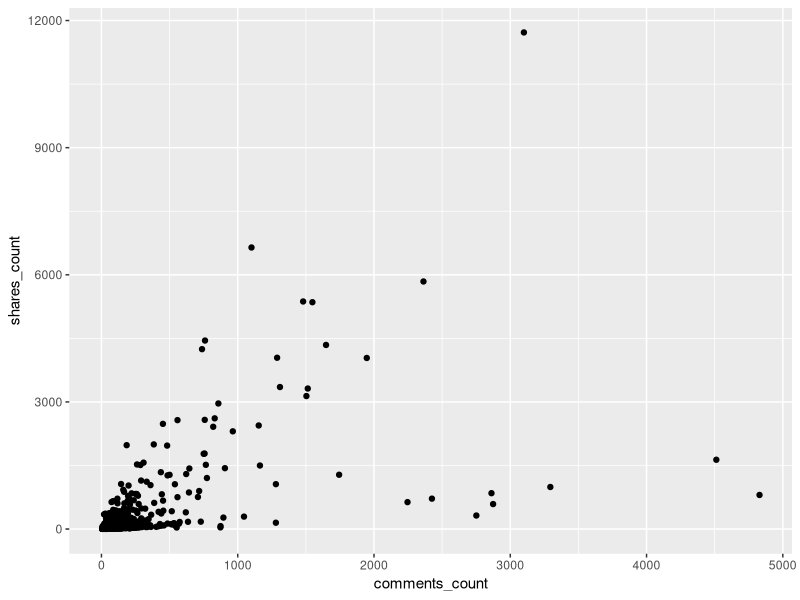
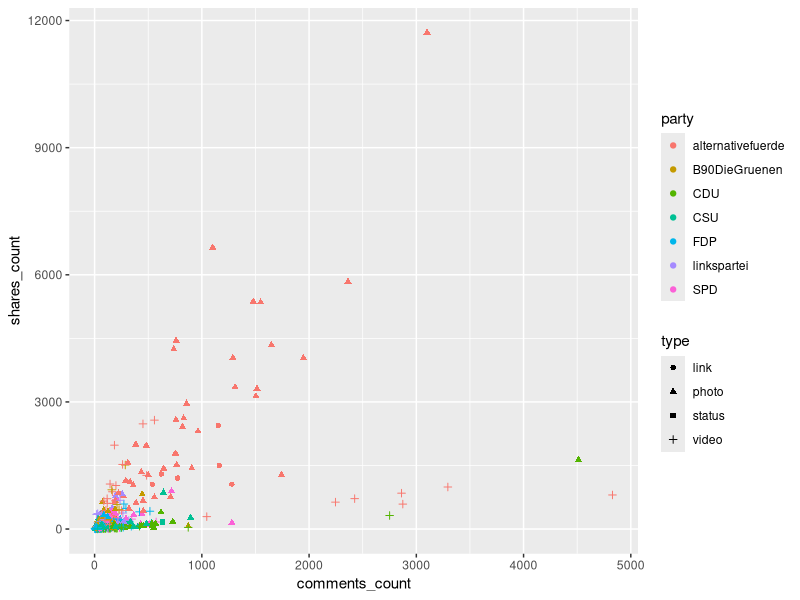
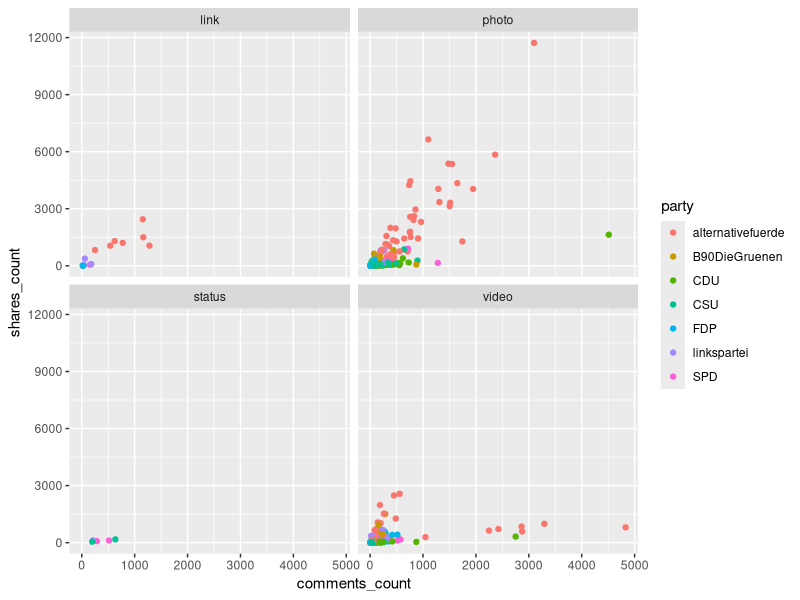
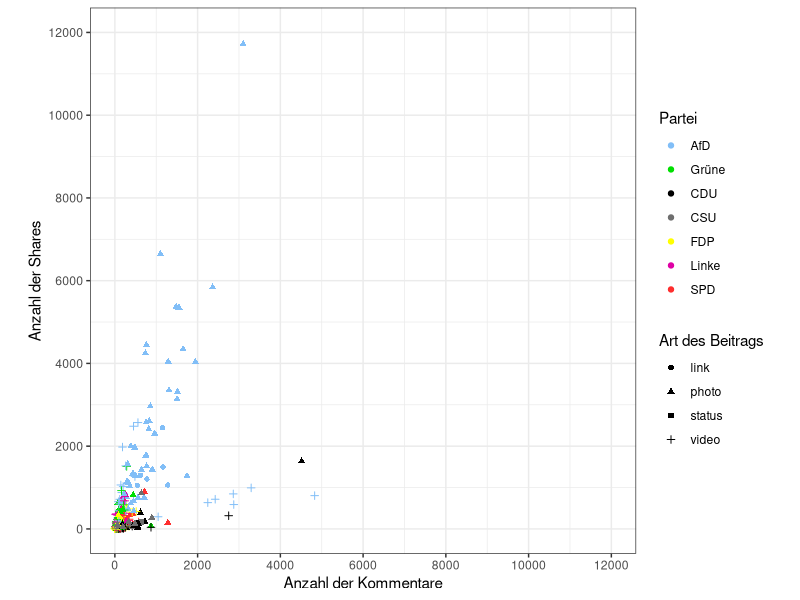

Generate these figures, in order, with R:
## ---- chunk 1
library(tidyverse)
## ---- chunk 2
myself <- list(
  name = "Julian", # Texte als character
  year = 1988L, # Jahr als numeric - oder noch präziser als Integer
  from_bavaria = FALSE # Binäre Entscheidung als logical
)
## ---- chunk 3
values <- c(1.2, 1.3, 0.8, 0.7, 0.7, 1.5, 1.1, 1.0, 1.1, 1.2, 1.1)
average <- mean(values)
above_average <- values > average
sum(above_average) / length(values)
## ---- chunk 4
str(mtcars)
## ---- chunk 5
mean(mtcars$cyl)
## ---- chunk 6
cars_short <- mtcars[, c("mpg", "hp")]
cars_short <- mtcars[c("mpg", "hp")] # Steht nur eine Angabe in den eckigen Klammern, interpretiert R dies als Spaltenangabe
cars_short <- data.frame(mtcars$mpg, mtcars$hp)
## ---- chunk 7
seq(from = 0, to = 100, by = 5)
## ---- chunk 8
seq(0, 100, 5)
## ---- chunk 9
fahrenheit_to_celsius <- function(fahrenheit) {
  celsius <- (fahrenheit - 32) * 5/9
  return(celsius)
}

# Unsere neue Funktion kann sogar mehrere Temperaturwerte auf einmal umrechnen
fahrenheit_to_celsius(c(0, 50, 80, 100))
## ---- chunk 10
descriptives <- function(x, na.rm = FALSE, digits = 2) { # Zusätzliches Argument digits mit Default-Wert 2
  
  # Vektor mit Variablenbeschreibung erstellen
  descriptives_vector <- c(
    n = length(x),
    Missing = sum(is.na(x)), # Hier zählen wir die fehlenden Werte
    M = mean(x, na.rm = na.rm),
    SD = sd(x, na.rm = na.rm),
    Minimum = min(x, na.rm = na.rm), 
    Maximum = max(x, na.rm = na.rm),
    Median = median(x, na.rm = na.rm)
  )
  
  # Vektor runden
  descriptives_vector <- round(descriptives_vector, digits = digits)
  
  return(descriptives_vector)
}
## ---- chunk 11
descriptives(iris$Sepal.Length)
descriptives(mtcars$cyl, digits = 1)
## ---- chunk 12
numeric_summary <- function(data) {
  
  # Alle Variablennamen in Vektor speichern
  variables <- names(data)
  
  # Leere Liste für Ausgabe vorbereiten
  summary_list <- list()
  
  # Über alle Variablen iterieren
  for (variable in variables) { # Wir loopen über variables
    variable_vector <- data[[variable]] # Und arbeiten nun immer mit dem Iterator-Objekt variable
    
    if (is.numeric(variable_vector)) { # Prüfen ob die Variable numerisch ist
      
      # Mittelwert und Standardabweichung dieser Variablen der summary_list hinzufügen
      summary_list[[variable]] <- c(
        M = mean(variable_vector),   
        SD = sd(variable_vector)
      )
    }
    
  }
  
  # Summary List ausgeben
  return(summary_list)
}
## ---- chunk 13
numeric_summary(iris)
numeric_summary(mtcars)
## ---- chunk 14
facebook_europawahl <- read_csv("data/facebook_europawahl.csv")
## ---- chunk 15
count(facebook_europawahl, party)
## ---- chunk 16
bt_parteien <- c("alternativefuerde", "B90DieGruenen", "CDU", "CSU", "FDP", "linkspartei", "SPD")
## ---- chunk 17
df_bt_parteien <- filter(facebook_europawahl, party %in% bt_parteien)
## ---- chunk 18
df_reduziert <- select(df_bt_parteien, party, timestamp, type,
                       comments_count, shares_count, reactions_count)
## ---- chunk 19
df_mit_tc <- mutate(df_reduziert,
                    total_count = sum(c(comments_count, shares_count, reactions_count), na.rm = TRUE))

df_mit_tc
## ---- chunk 20
df_mit_total2 <- mutate(df_reduziert, total_count = comments_count + shares_count + reactions_count)

df_mit_total2
## ---- chunk 21
# Fehlende Werte zählen:
sum(is.na(df_mit_tc$total_count))
sum(is.na(df_mit_total2$total_count))

## ---- chunk 22
df_woche_vor_wahl <- filter(facebook_europawahl, timestamp >= "2019-05-20")
## ---- chunk 23
df_group_by_party <- group_by(df_woche_vor_wahl, party)
## ---- chunk 24
summarize(df_group_by_party,
          M_comments = mean(comments_count, na.rm = TRUE),
          SD_comments = sd(comments_count, na.rm = TRUE),
          M_shares = mean(shares_count, na.rm = TRUE),
          SD_shares = sd(shares_count, na.rm = TRUE),
          M_reactions = mean(reactions_count, na.rm = TRUE),
          SD_reactions = sd(reactions_count, na.rm = TRUE))
## ---- chunk 25
facebook_europawahl <- read_csv("data/facebook_europawahl.csv")

bt_parteien <- c("alternativefuerde", "B90DieGruenen", "CDU", "CSU", "FDP", "linkspartei", "SPD")

df_reduziert <- facebook_europawahl %>% 
  filter(party %in% bt_parteien) %>% 
  select(party, timestamp, type, comments_count, shares_count, reactions_count) %>% 
  mutate(total_count = sum(c(comments_count, shares_count, reactions_count), na.rm = TRUE))
  
df_reduziert
## ---- chunk 26
facebook_europawahl %>% 
  filter(timestamp >= "2019-05-20") %>% 
  group_by(party) %>% 
  summarize(M_comments = mean(comments_count, na.rm = TRUE),
            SD_comments = sd(comments_count, na.rm = TRUE),
            M_shares = mean(shares_count, na.rm = TRUE),
            SD_shares = sd(shares_count, na.rm = TRUE),
            M_reactions = mean(reactions_count, na.rm = TRUE),
            SD_reactions = sd(reactions_count, na.rm = TRUE))
## ---- chunk 27
facebook_europawahl <- read_csv("data/facebook_europawahl.csv")

facebook_europawahl %>% 
  select(id, party, timestamp, comments_count, shares_count, reactions_count) %>% 
  pivot_longer(c(comments_count, shares_count, reactions_count), names_to = "metric")
## ---- chunk 28
facebook_codings <- read_csv("data/facebook_codings.csv")

facebook_codings
## ---- chunk 29
joined_df <- facebook_europawahl %>% 
  left_join(facebook_codings, by = "id")

joined_df
## ---- chunk 30
joined_df %>% 
  distinct(id)
## ---- chunk 31
library(tidyverse)

bt_parteien <- c("alternativefuerde", "B90DieGruenen", "CDU", "CSU", "FDP", "linkspartei", "SPD")

facebook_europawahl <- read_csv("data/facebook_europawahl.csv") %>% 
  filter(party %in% bt_parteien)
## ---- chunk 32
facebook_europawahl %>% 
  ggplot(aes(x = comments_count, y = shares_count)) +
  geom_point()
## ---- chunk 33
facebook_europawahl %>% 
  ggplot(aes(x = comments_count, y = shares_count, color = party, shape = type)) +
  geom_point()
## ---- chunk 34
facebook_europawahl %>% 
  ggplot(aes(x = comments_count, y = shares_count, color = party)) +
  geom_point() +
  facet_wrap(~type)
## ---- chunk 35
facebook_europawahl %>% 
  ggplot(aes(x = comments_count, y = shares_count, color = party, shape = type)) +
  geom_point() +
  scale_y_continuous(name = "Anzahl der Shares", limits = c(0, 12000), breaks = seq(0, 12000, 2000)) +
  scale_x_continuous(name = "Anzahl der Kommentare", limits = c(0, 12000), breaks = seq (0, 12000, 2000)) +
  scale_color_manual(name = "Partei",
                     values = c("CDU" = "#000000",
                                "CSU" = "#6E6E6E",
                                "SPD" = "#FE2E2E",
                                "alternativefuerde" = "#81BEF7",
                                "FDP" = "#FFFF00",
                                "linkspartei" = "#DF01A5",
                                "B90DieGruenen" = "#01DF01"),
                     labels = c("alternativefuerde" = "AfD", 
                                "linkspartei" = "Linke", 
                                "B90DieGruenen" = "Grüne")) +
  scale_shape_discrete(name = "Art des Beitrags") +
  theme_bw() +
  coord_fixed()
